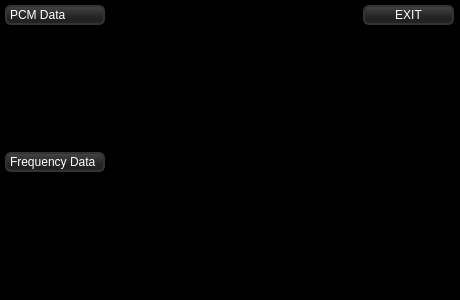
<?xml version="1.0" encoding="UTF-8"?>
<ui version="4.0">
 <class>MainWindow</class>
 <widget class="QMainWindow" name="MainWindow">
  <property name="geometry">
   <rect>
    <x>0</x>
    <y>0</y>
    <width>460</width>
    <height>300</height>
   </rect>
  </property>
  <property name="windowTitle">
   <string>MainWindow</string>
  </property>
  <property name="styleSheet">
   <string notr="true">QMainWinodw{
background-color: rgb(0, 0, 0);
}
QWidget{
background-color: rgb(0, 0, 0);
}
QPushButton {
border: 2px solid #333333;
border-radius: 6px;
background-color: #222222;
background-color: QlinearGradient(x1: 0, y1: 0, x2: 0, y2: 0.67, stop: 0 #444444, stop: 1 #222222);
color: white;
}

QPushButton:pressed{
background-color: QLinearGradient( x1: 0, y1: 0, x2: 0, y2: 1, stop: 0 #2d2d2d, stop: 0.1 #2b2b2b, stop: 0.5 #292929, stop: 0.9 #282828, stop: 1 #252525);
}

QComboBox:hover,QPushButton:hover
{
border: 2px solid QLinearGradient( x1: 0, y1: 0, x2: 0, y2: 1, stop: 0 #ffa02f, stop: 1 #d7801a);
}

QTextBrowser {
background-color: rgb(0, 0, 0);
}

QLabel {
border: 2px solid #333333;
border-radius: 6px;
background-color: #222222;
background-color: QlinearGradient(x1: 0, y1: 0, x2: 0, y2: 0.67, stop: 0 #444444, stop: 1 #222222);
color: white;

}</string>
  </property>
  <widget class="QWidget" name="centralwidget">
   <widget class="QPushButton" name="MIC1">
    <property name="geometry">
     <rect>
      <x>363</x>
      <y>5</y>
      <width>91</width>
      <height>20</height>
     </rect>
    </property>
    <property name="styleSheet">
     <string notr="true"/>
    </property>
    <property name="text">
     <string>EXIT</string>
    </property>
   </widget>
   <widget class="PlotWidget" name="PCM">
    <property name="geometry">
     <rect>
      <x>5</x>
      <y>175</y>
      <width>451</width>
      <height>121</height>
     </rect>
    </property>
   </widget>
   <widget class="PlotWidget" name="FFT">
    <property name="geometry">
     <rect>
      <x>5</x>
      <y>29</y>
      <width>451</width>
      <height>121</height>
     </rect>
    </property>
   </widget>
   <widget class="QLabel" name="label">
    <property name="geometry">
     <rect>
      <x>5</x>
      <y>5</y>
      <width>100</width>
      <height>20</height>
     </rect>
    </property>
    <property name="text">
     <string>PCM Data</string>
    </property>
   </widget>
   <widget class="QLabel" name="label_2">
    <property name="geometry">
     <rect>
      <x>5</x>
      <y>152</y>
      <width>100</width>
      <height>20</height>
     </rect>
    </property>
    <property name="text">
     <string>Frequency Data</string>
    </property>
   </widget>
  </widget>
 </widget>
 <customwidgets>
  <customwidget>
   <class>PlotWidget</class>
   <extends>QGraphicsView</extends>
   <header location="global">pyqtgraph</header>
  </customwidget>
 </customwidgets>
 <resources/>
 <connections/>
</ui>
